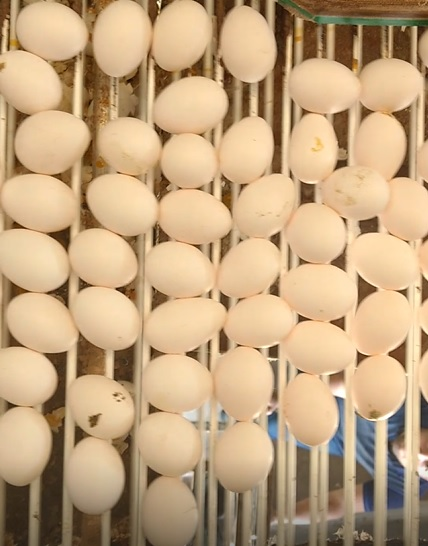
//> input picture HoughCircleTransform/HoughCircleTransform/blob.jpg, 428 x 546 px
$ ./main   (built with g++ and OpenCV 4)
//> lines starting //> are read from the running program, lines starting //| are printed output that depends on the picture; after the words box and inside, x2 and y2 are one past the last pixel; in counts of white or black regions, pixels touching at a corner belong together
#include "opencv2/highgui/highgui.hpp"
#include "opencv2/imgproc/imgproc.hpp"
#include <iostream>
#include <stdio.h>

using namespace cv;
using namespace std;

/** @function main */
int main(int argc, char** argv)
{
	Mat src, src_gray;

	/// Read the image
	src = imread("blob.jpg");
//> src is the input picture: 546 rows x 428 cols, CV_8UC3; mean B, G, R 127.8, 165.1, 194.9

	if (!src.data)
	{
		return -1;
	}

	/// Convert it to gray
	cvtColor(src, src_gray, CV_BGR2GRAY);
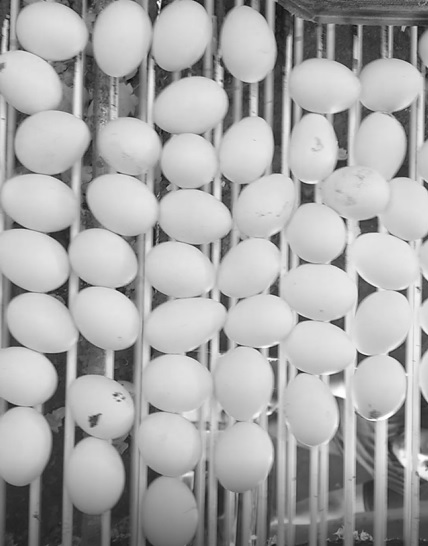
//> src_gray: 546 rows x 428 cols, CV_8UC1; min 8, max 255, mean 169.7

	/// Reduce the noise so we avoid false circle detection
	GaussianBlur(src_gray, src_gray, Size(3, 3), 2, 2);
	Canny(src_gray, src_gray,170,200);
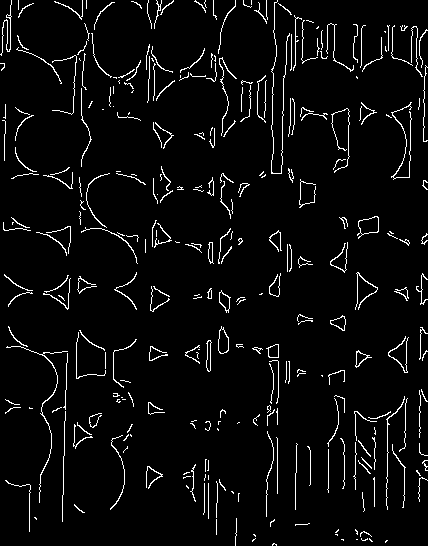
//> src_gray: 546 rows x 428 cols, CV_8UC1; 4.5% white in thin lines or dots

	vector<Vec3f> circles;

	/// Apply the Hough Transform to find the circles
	HoughCircles(src_gray, circles, CV_HOUGH_GRADIENT, 1, 1, 200, 50, 1, 150);
//> circles = 2 circles (x, y, radius): [268.5, 47.5, 47.9], [207.5, 99.5, 35.8]

	/// Draw the circles detected
	for (size_t i = 0; i < circles.size(); i++)
	{
		Point center(cvRound(circles[i][0]), cvRound(circles[i][1]));
		int radius = cvRound(circles[i][2]);
		// circle center
		circle(src, center, 3, Scalar(0, 255, 0), -1, 8, 0);
		// circle outline
		circle(src, center, radius, Scalar(0, 0, 255), 3, 8, 0);
	}
//> this loop made 2 passes
//> (center, radius) on passes 1 to 2: (Point(268, 48), 48), (Point(208, 100), 36)
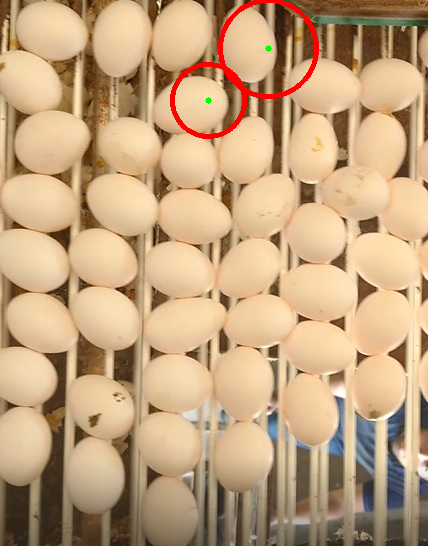
//> src: 546 rows x 428 cols, CV_8UC3; 1.08% of pixels changed, all inside (x1, y1, x2, y2) = (170, 0, 319, 139)

	/// Show your results
	namedWindow("Hough Circle Transform Demo", CV_WINDOW_AUTOSIZE);
	imshow("Hough Circle Transform Demo", src);
	imshow("src_gray", src_gray);

	waitKey(0);
	return 0;
}
